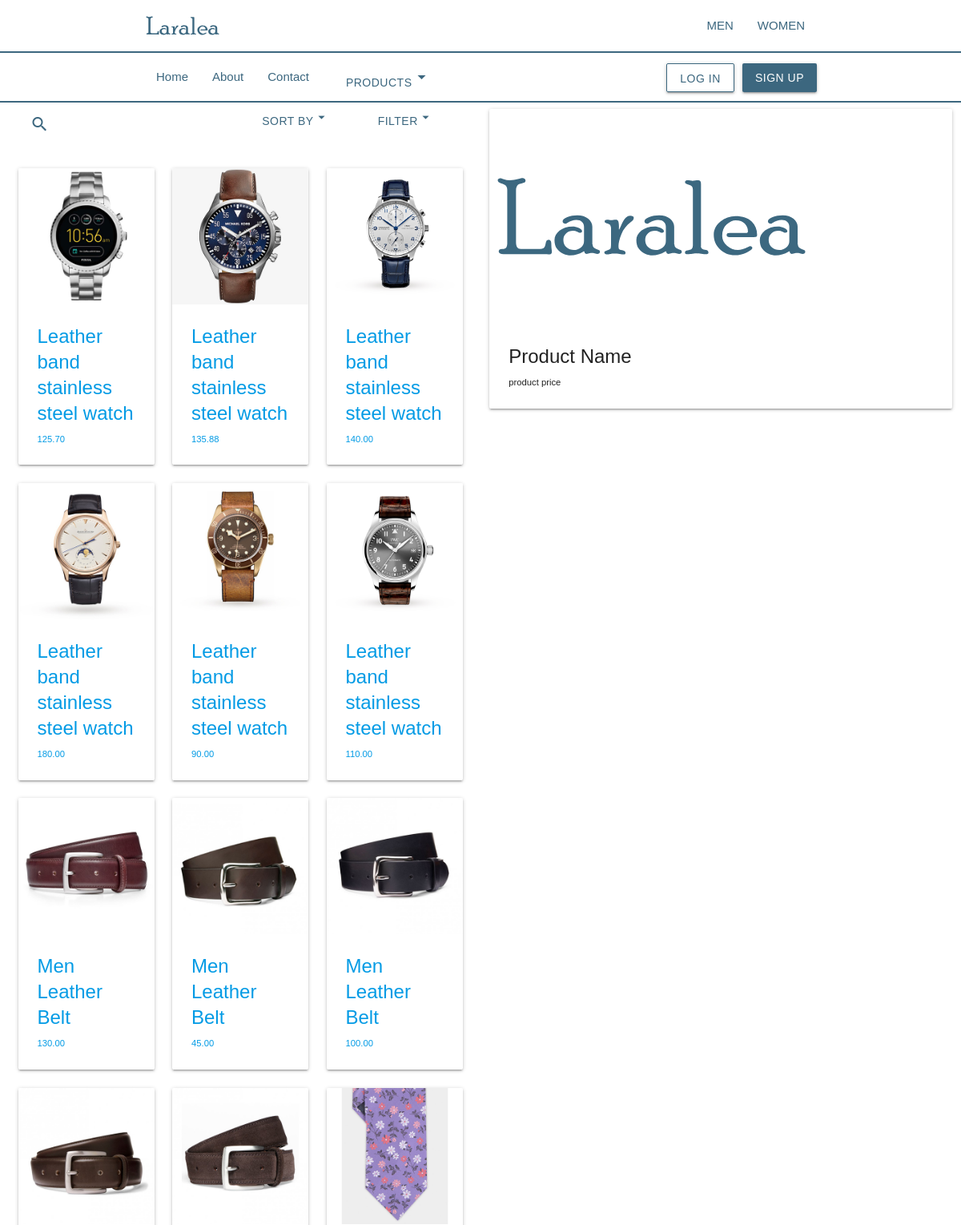
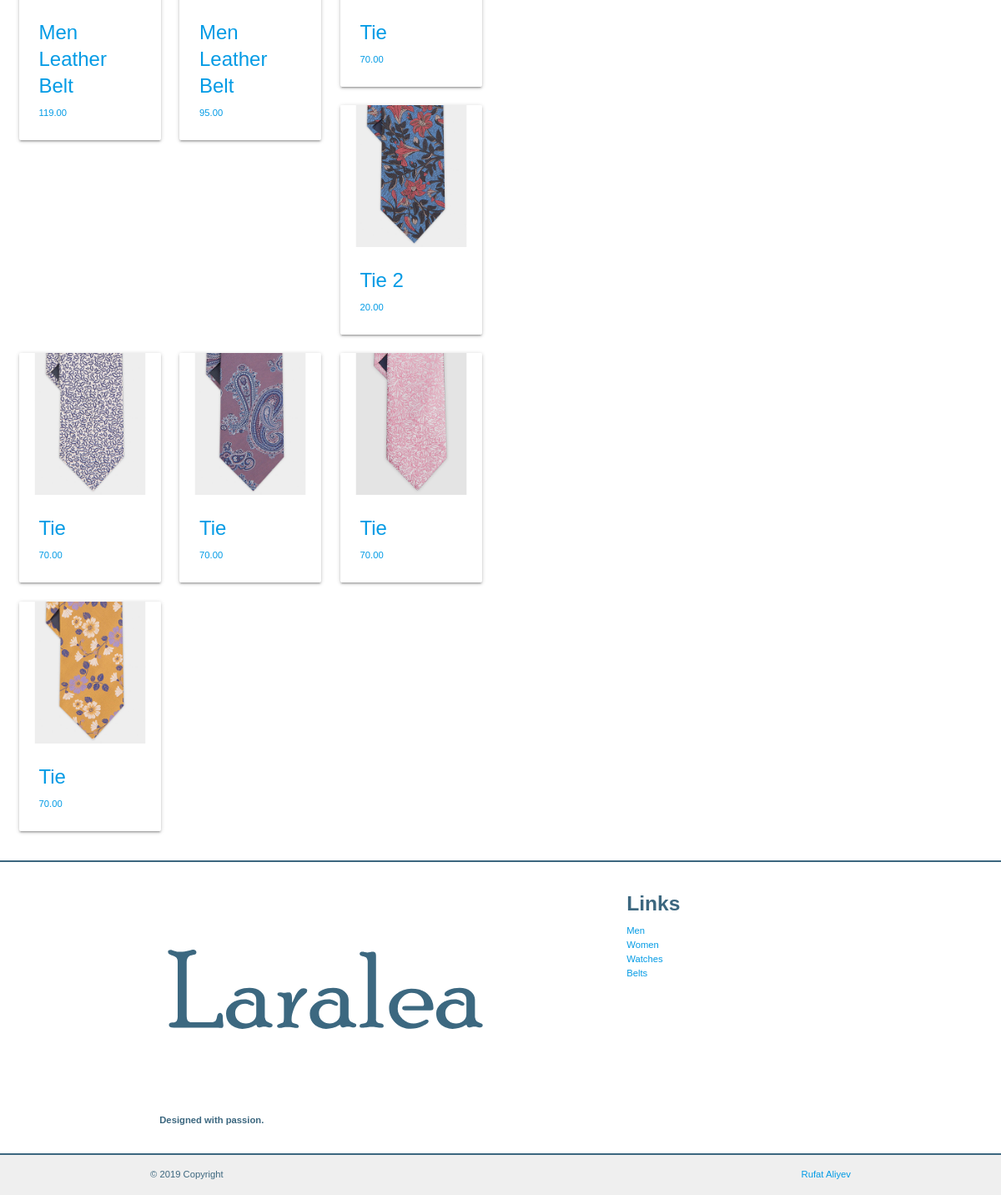
The page / on the database its author committed (2 pictures, top to bottom).
### tables this page shows
CREATE TABLE IF NOT EXISTS `products` (
  `products_id` int(4) UNSIGNED NOT NULL AUTO_INCREMENT,
  `products_image` varchar(200) NOT NULL,
  `prod_code` varchar(50) NOT NULL,
  `prod_name` varchar(100) NOT NULL,
  `prod_price` decimal(5,2) NOT NULL,
  PRIMARY KEY (`products_id`)
);

### fetchAll.php (called while the page is built)
<?php
    include "./sql.php";
    $q = "SELECT * FROM `products`";
    $pdo->prepare($q);
    $prepared = $pdo->prepare($q);
    $prepared->execute();
    $result = $prepared->fetchAll(PDO::FETCH_ASSOC);
 ?>

### php/collect-and-print-data.php (the view)
<?php
include "./fetchAll.php";
$selectedItems = [];
if(sizeof($_GET)>0) {
  for($i=0; $i < sizeof($result); $i++) {
    if(isset($_GET["prod-id"]) && $_GET["prod-id"] === $result[$i]["prod_code"]) {
      array_push($selectedItems, $result[$i]);
    }
  }
} else {
  for ($i=0; $i < sizeof($result); $i++) {
    array_push($selectedItems, $result[$i]);
  }
}
$markup = NULL;
if (sizeof($selectedItems)>0) {
for ($i=0; $i < sizeof($selectedItems) ; $i++) {
  $markup.= "<a href=\"./index.php?prod-sn={$selectedItems[$i]["products_id"]}&prod-id={$selectedItems[$i]["prod_code"]}\"><div class=\"col s12 m12 l4\">
              <div class=\"card\">
                <div class=\"card-image\">
                  <img src=\"{$selectedItems[$i]["products_image"]}\">
                </div>
                <div class=\"card-content\">
                  <span class=\"card-title\">{$selectedItems[$i]["prod_name"]}</span>
                  <p class=\"price\">{$selectedItems[$i]["prod_price"]}</p>
                </div>
              </div>
            </div></a>";
}
} ?>

### index.php (shortened to what this page needs)
<?php
  include "./php/collect-and-print-data.php";
  include "./fetchAll.php";
  $show = NULL;
    ?>
<!DOCTYPE html>
<html lang="en">
<head>
   <link rel="stylesheet" href="https://cdnjs.cloudflare.com/ajax/libs/materialize/1.0.0/css/materialize.min.css">
   <link rel="stylesheet" href="css/style.css">
</head>
<body>
<header>
  <nav class="transparent logo-header no-shadow">
    <div class="nav-wrapper">
      <div class="container">
        <a href="index.php"><img class="brandLogo" src="img/logo.svg" alt=""></a>
        <ul id="nav-mobile" class="right hide-on-med-and-down">
          <li><a href="badges.html">MEN</a></li>
          <li><a href="collapsible.html">WOMEN</a></li>
        </ul>
      </div>
    </div>
  </nav>
  <nav class="transparent menu-nav no-shadow brand-font-color ">
    <div class="nav-wrapper valign-wrapper flex flex-align-between container">
      <div class="nav-menu">
        <ul class="right hide-on-med-and-down">
          <li><a href="#">Home</a></li>
          <li><a href="#">About</a></li>
          <li><a href="#">Contact</a></li>
          <a class='dropdown-trigger btn brand-font-color transparent no-shadow' href='#' data-target='dropdown1'>Products<i class="material-icons">arrow_drop_down</i></a>
        </ul>
      </div>
      <div class="account-box">
        <a class="waves-effect waves-light btn light-btn brand-font-color brandBorder hover-dark m-right">LOG IN</a>
        <a class="waves-effect waves-brand btn hover-light brandBgColor">SIGN UP</a>
      </div>
    </div>
  </nav>
</header>
  <main>
    <div class="row">
    <div class="col s12 m4 l6">
      <div class="products-tool-bar">
        <div class="row">
          <div class="col s6">
            <div class="nav-wrapper">
              <form>
                <div class="input-field">
                  <input id="search" type="search" required>
                  <label class="label-icon" for="search"><i class="material-icons">search</i></label>
                  <i class="material-icons">close</i>
                </div>
              </form>
            </div>
          </div>
          <div class="col s3">
            <a class='dropdown-trigger btn brand-font-color transparent no-shadow' href='#' data-target='dropdown3'>Sort by<i class="material-icons">arrow_drop_down</i></a>
          </div>
          <div class="col s3">
                <a class='modal-trigger btn hover-dark brand-font-color transparent no-shadow' href='#modal1' >Filter<i class="material-icons">arrow_drop_down</i></a>
          </div>
        </div>
      </div>
        <?php echo $markup; ?>
    </div>
    <div class="col m8 l6 hide-on-small-only">
      <div class="card">
        <div class="card-image">
          <img id="show-img" src="<?php if (isset($show)) {
            echo $show["products_image"];
          }else {
            echo "img/logo.svg";
          }?>">
        </div>
        <div class="card-content">
          <span class="card-title">
              <?php if (isset($show)) {echo $show["prod_name"];}
                else {
                  echo "Product Name";
                }
               ?>
              </span>
          <p>
            <?php if (isset($show)) {echo $show["prod_price"];}
              else {
                echo "product price";
              }
             ?>
          </p>
        </div>
      </div>
    </div>
  </div>
  <footer class="page-footer">
         <div class="container">
           <div class="row">
             <div class="col l6 s12">
               <a href="#"><img class="brandLogo" src="img/logo.svg" alt=""></a>
               <p class="bold">Designed with passion.</p>
             </div>
             <div class="col l4 offset-l2 s12">
               <h5 class="bold">Links</h5>
               <ul>
                 <li><a href="#!">Men</a></li>
                 <li><a href="#!">Women</a></li>
                 <li><a href="#!">Watches</a></li>
                 <li><a href="#!">Belts</a></li>
               </ul>
             </div>
           </div>
         </div>
         <div class="footer-copyright">
           <div class="container">
           © 2019 Copyright
           <a class="right" href="#!">Rufat Aliyev</a>
           </div>
         </div>
  </footer>
  </main>
</body>
</html>

### css/style.css (style rules this page uses)
:root { --brandColor:#3C677F; }
* { color: inherit; font-family: 'Noto Sans JP', arial,sans-serif; }
body { font-size: 0.75rem; }
.bold { font-weight: 700; }
nav ul a , .material-icons, .sidenav li>a { color: var(--brandColor); }
nav ul a.btn>.material-icons { display: inline; }
.products-tool-bar { padding: 0 0.75rem; }
#show-img { width: 70%; }
.flex { display: flex; }
.flex-align-between { justify-content: space-between; }
.menu-nav { border-top: 2px solid #3C677F; border-bottom:2px solid #3C677F; }
.no-shadow { box-shadow: none; }
.brand-font-color { color: var(--brandColor); }
.brandBgColor { background: var(--brandColor); }
.brandBorder { border: 1px solid var(--brandColor); }
.light-btn { background: transparent; }
.m-right { margin-right: 7px; }
nav .brandLogo { height: 100%; }
.container { height: 100%; }
.page-footer , .footer-copyright { background-color: white; border-top: 2px solid var(--brandColor); color: var(--brandColor); }
.footer-copyright .container { color: var(--brandColor); }

### rows shown on the page
products: products_image (picture), prod_name "Leather band stainless steel watch", prod_price "125.70"
products: products_image (picture), prod_name "Leather band stainless steel watch", prod_price "135.88"
products: products_image (picture), prod_name "Leather band stainless steel watch", prod_price "140.00"
products: products_image (picture), prod_name "Leather band stainless steel watch", prod_price "180.00"
products: products_image (picture), prod_name "Leather band stainless steel watch", prod_price "90.00"
products: products_image (picture), prod_name "Leather band stainless steel watch", prod_price "110.00"
products: products_image (picture), prod_name "Men Leather Belt", prod_price "130.00"
products: products_image (picture), prod_name "Men Leather Belt", prod_price "45.00"
products: products_image (picture), prod_name "Men Leather Belt", prod_price "100.00"
products: products_image (picture), prod_name "Men Leather Belt", prod_price "119.00"
products: products_image (picture), prod_name "Men Leather Belt", prod_price "95.00"
products: products_image (picture), prod_name "Tie", prod_price "70.00"
products: products_image (picture), prod_name "Tie 2", prod_price "20.00"
products: products_image (picture), prod_name "Tie", prod_price "70.00"
products: products_image (picture), prod_name "Tie", prod_price "70.00"
products: products_image (picture), prod_name "Tie", prod_price "70.00"
products: products_image (picture), prod_name "Tie", prod_price "70.00"
